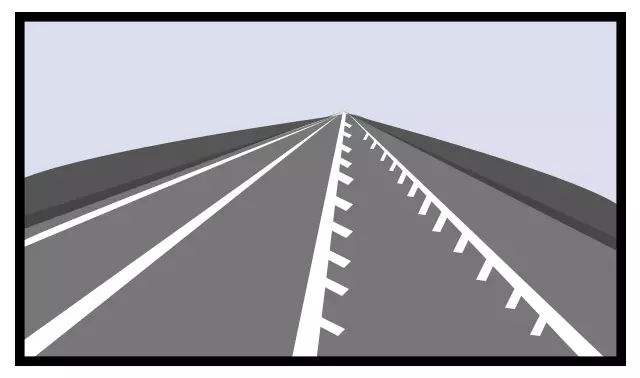
//> input picture src/exp3/data/lane.png, 640 x 378 px
$ ./exp3   (built with g++ and OpenCV 4)
//> lines starting //> are read from the running program, lines starting //| are printed output that depends on the picture; after the words box and inside, x2 and y2 are one past the last pixel; in counts of white or black regions, pixels touching at a corner belong together
#include <opencv2/opencv.hpp>

using namespace std;
using namespace cv;

/***************函数声明，相关参数自行修改***************/
Mat EdgeDetector(Mat input, int threshold, Mat &grad_x, Mat &grad_y);
Mat HoughLines(Mat input);
Mat HoughCircles(Mat input,Mat output,Mat &grad_x, Mat &grad_y);

Mat raw;

int main(int argc, char *argv[])
{
        Mat raw_line = imread("./src/exp3/data/lane.png");
//> raw_line is the input picture: 378 rows x 640 cols, CV_8UC3; mean B, G, R 168.1, 160.7, 162.1
        Mat raw_circle = imread("./src/exp3/data/circle.png");
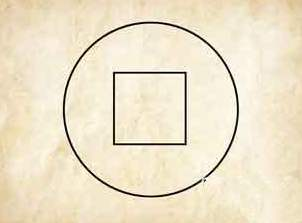
//> input picture src/exp3/data/circle.png, 302 x 223 px
//> raw_circle is the input picture: 223 rows x 302 cols, CV_8UC3; mean B, G, R 202.1, 227, 238
        while (waitKey(10))
        {
//> the Esc key is pressed
                /***************读取图像***************/
                // raw = imread("./src/exp3/data/lane.png");

                if (!raw_line.data || !raw_circle.data)
                {
                        cout << "error" << endl;
                        break;
                }

                imshow("raw_line", raw_line);
                imshow("raw_circle", raw_circle);
                Mat gray_line,gray_circle;
                cvtColor(raw_line, gray_line, COLOR_BGR2GRAY);
                cvtColor(raw_circle, gray_circle, COLOR_BGR2GRAY);

                /*************** 边缘检测 ***************/
                Mat grad_x, grad_y;
                Mat edges_line = EdgeDetector(gray_line, 60, grad_x, grad_y);  // 50为阈值
                imshow("Edges Line", edges_line);

                /*************** 霍夫线变换 ***************/
                Mat hough_lines_output = HoughLines(edges_line);
                imshow("Hough Lines", hough_lines_output);

                /*************** 霍夫圆变换 ***************/
                Mat output_circle;
                Mat edges_circle = EdgeDetector(gray_circle, 60, grad_x, grad_y);
                cvtColor(gray_circle, output_circle, COLOR_GRAY2BGR);  // 转换为彩色图像以显示结果
                Mat hough_circles_output = HoughCircles(edges_circle, output_circle, grad_x, grad_y);
                imshow("Hough Circles", hough_circles_output);
        }
        return 0;
}
/***************下面实现EdgeDetector()函数***************/

Mat EdgeDetector(Mat input, int threshold, Mat &grad_x, Mat &grad_y)
{
//> called with threshold = 60
    // 高斯滤波
    Mat blur;
    GaussianBlur(input, blur, Size(3, 3), 0, 0);

    // Sobel 核
    int sobel_x[3][3] = {{-1, 0, 1}, {-2, 0, 2}, {-1, 0, 1}};
    int sobel_y[3][3] = {{-1, -2, -1}, {0, 0, 0}, {1, 2, 1}};

    // 创建初始化为0的Mat对象，使用CV_64F来确保精度
    grad_x = Mat::zeros(input.size(), CV_64F);
    grad_y = Mat::zeros(input.size(), CV_64F);
    Mat output = Mat::zeros(input.size(), CV_8UC1);

    // 遍历像素并执行卷积操作
    for (int i = 1; i < input.rows - 1; i++)
    {
        for (int j = 1; j < input.cols - 1; j++)
        {
            double sum_x = 0.0;
            double sum_y = 0.0;

            // 计算卷积结果
            for (int m = -1; m <= 1; m++)
            {
                for (int n = -1; n <= 1; n++)
                {
                    sum_x += static_cast<double>(blur.at<uchar>(i + m, j + n)) * sobel_x[m + 1][n + 1];
                    sum_y += static_cast<double>(blur.at<uchar>(i + m, j + n)) * sobel_y[m + 1][n + 1];
                }
            }

            grad_x.at<double>(i, j) = sum_x;
            grad_y.at<double>(i, j) = sum_y;

            // 计算梯度幅值
            double magnitude = sqrt(sum_x * sum_x + sum_y * sum_y);

            // 阈值判断
            if (magnitude > threshold)
            {
                output.at<uchar>(i, j) = 255;  // 边缘
            }
            else
            {
                output.at<uchar>(i, j) = 0;    // 非边缘
            }
        }
    }
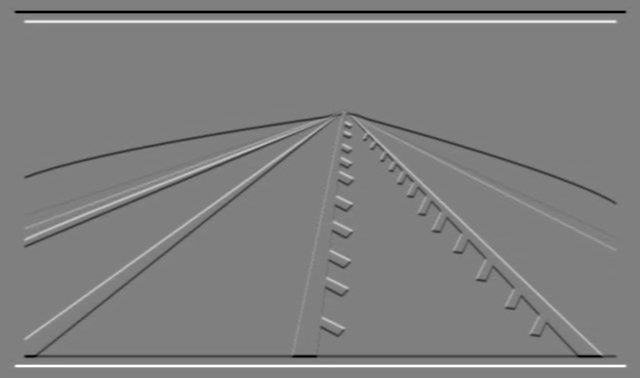
//> grad_y: 378 rows x 640 cols, CV_64FC1; min -756, max 752, mean 0; drawn with min black and max white
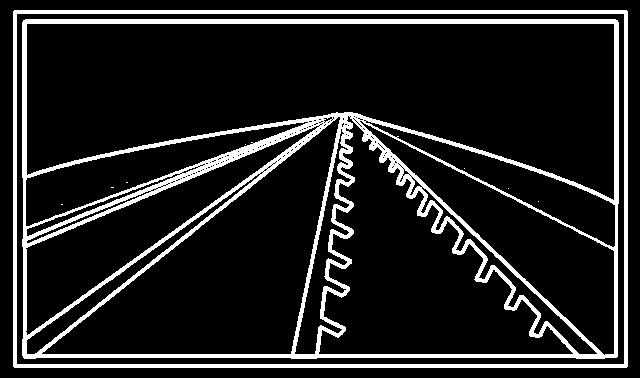
//> output: 378 rows x 640 cols, CV_8UC1; 13.2% white; 9 white regions (7 under 20 px), largest, box (x1, y1, x2, y2) and area: (22, 19, 619, 359) 24319, (13, 10, 628, 368) 7716

    return output;
}


/***************下面实现HoughLines()函数***************/

Mat HoughLines(Mat input)
{
    int width = input.cols;
//> width = 640
    int height = input.rows;
//> height = 378
    int maxDist = sqrt((width * width + height * height));
//> maxDist = 743
    int thetaBins = 360; // 增加角度分辨率
    int rBins = maxDist * 2; // r离散化
//> rBins = 1486
    double thetaStep = CV_PI / thetaBins; // theta步长
    double rStep = 2 * maxDist / rBins;   // r步长
//> rStep = 1

    // 初始化霍夫空间
    Mat houghSpace = Mat::zeros(rBins, thetaBins, CV_32SC1);

    // 遍历边缘图像
    for (int i = 0; i < height; i++)
    {
        for (int j = 0; j < width; j++)
        {
            if (input.at<uchar>(i, j) == 255)
            {
                for (int k = 0; k < thetaBins; k++)
                {
                    double theta = k * thetaStep;
                    double r = j * cos(theta) + i * sin(theta);
                    int rIndex = round((r + maxDist) / rStep);
                    if (rIndex >= 0 && rIndex < rBins)
                    {
                        houghSpace.at<int>(rIndex, k)++;
                    }
                }
            }
        }
    }
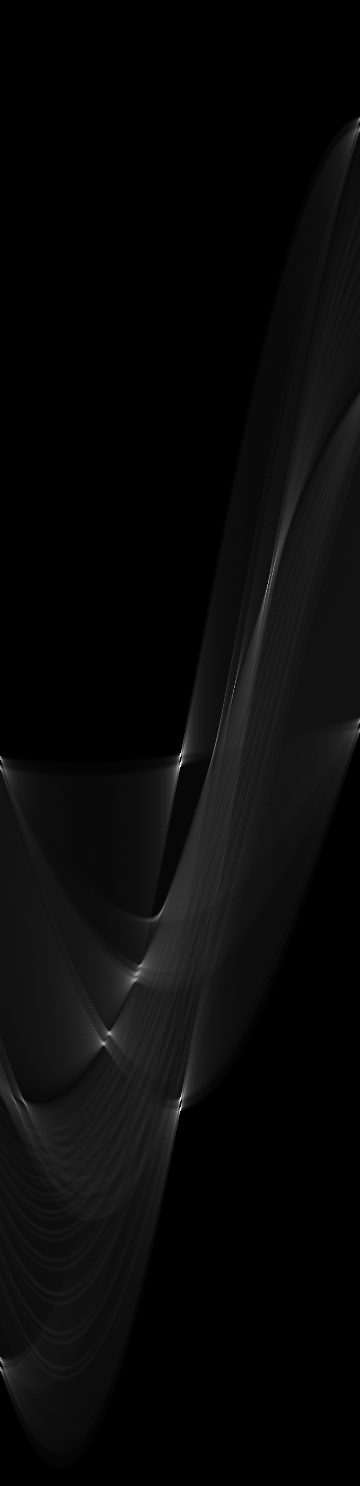
//> houghSpace: 1486 rows x 360 cols, CV_32SC1; min 0, max 615, mean 21.6; drawn with min black and max white

    Mat output;
    cvtColor(input, output, COLOR_GRAY2BGR);

    // 计算自适应阈值
    double minVal, maxVal;
    minMaxLoc(houghSpace, &minVal, &maxVal);
//> minVal = 0; maxVal = 615
    int threshold = maxVal * 0.5; // 使用最高值的50%作为阈值
//> threshold = 307

    double diagLength = sqrt(width * width + height * height); // 图像对角线长度
//> diagLength = 743.3
    for (int i = 0; i < rBins; i++)
    {
        for (int j = 0; j < thetaBins; j++)
        {
            if (houghSpace.at<int>(i, j) > threshold)
            {
                double r = (i * rStep) - maxDist;
                double theta = j * thetaStep;
                double a = cos(theta);
                double b = sin(theta);
                double x0 = a * r;
                double y0 = b * r;

                // 根据对角线长度调整线段绘制
                Point pt1(cvRound(x0 + diagLength * (-b)), cvRound(y0 + diagLength * (a)));
                Point pt2(cvRound(x0 - diagLength * (-b)), cvRound(y0 - diagLength * (a)));
                line(output, pt1, pt2, Scalar(0, 0, 255), 1, LINE_AA);
            }
        }
    }
//> call 2 of EdgeDetector, with threshold = 60
//> after the loop in EdgeDetector (call 2), `for (int i = 1; i < input.rows - 1; i++)`:
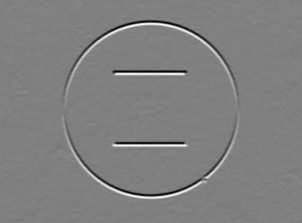
//> grad_y: 223 rows x 302 cols, CV_64FC1; min -651, max 645, mean 0.2; drawn with min black and max white
//> after the loop in EdgeDetector (call 2), `for (int i = 1; i < input.rows - 1; i++)`: output: 223 rows x 302 cols, CV_8UC1; 7.7% white; 12 white regions (10 under 20 px), largest, box (x1, y1, x2, y2) and area: (61, 19, 241, 200) 3439, (111, 70, 189, 148) 1716

    return output;
}


/***************下面实现HoughCircles()函数***************/

Mat HoughCircles(Mat input, Mat output, Mat &grad_x, Mat &grad_y)
{
    int width = input.cols;
//> width = 302
    int height = input.rows;
//> height = 223

    // 将灰度图转换为彩色图
    cvtColor(input, output, COLOR_GRAY2BGR);  // 确保 output 是彩色图像

    // 1. 初始化圆心累加器
    int maxRadius = 100; // 假设最大圆半径为100
    Mat accum = Mat::zeros(height, width, CV_32SC1);

    // 2. 遍历边缘图中的所有非零像素点，沿梯度方向投票
    for (int y = 0; y < height; y++)
    {
        for (int x = 0; x < width; x++)
        {
            if (input.at<uchar>(y, x) == 255) // 是边缘点
            {
                double gx = grad_x.at<double>(y, x);
                double gy = grad_y.at<double>(y, x);
                double magnitude = sqrt(gx * gx + gy * gy);

                // 计算梯度方向的单位向量
                if (magnitude != 0)
                {
                    double dx = gx / magnitude;
                    double dy = gy / magnitude;

                    // 沿梯度方向找到圆心 (a, b)
                    for (int r = 5; r < maxRadius; r++) // 从小半径到大半径
                    {
                        int a = cvRound(x - r * dx); // 圆心x
                        int b = cvRound(y - r * dy); // 圆心y

                        // 检查圆心是否在图像范围内
                        if (a >= 0 && a < width && b >= 0 && b < height)
                        {
                            accum.at<int>(b, a)++; // 圆心累加器
                        }
                    }
                }
            }
        }
    }
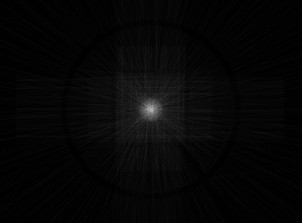
//> accum: 223 rows x 302 cols, CV_32SC1; min 0, max 190, mean 6.2

    // 3. 找到最可能的圆心，并统计可能的半径
    for (int y = 0; y < height; y++)
    {
        for (int x = 0; x < width; x++)
        {
            if (accum.at<int>(y, x) > 100) // 圆心累加值大于阈值
            {
                cout << "Detected circle center at (" << x << ", " << y << "), Accumulator value: " << accum.at<int>(y, x) << endl;
                // 针对这个圆心，统计边缘点到圆心的距离，计算半径
                vector<int> radiusVotes(maxRadius, 0); // 半径累加器
                for (int i = 0; i < height; i++)
                {
                    for (int j = 0; j < width; j++)
                    {
                        if (input.at<uchar>(i, j) == 255) // 是边缘点
                        {
                            int r = cvRound(sqrt(pow(j - x, 2) + pow(i - y, 2))); // 计算半径
                            if (r < maxRadius)
                            {
                                radiusVotes[r]++;
                            }
                        }
                    }
                }

                // 找到最大的半径
                int bestRadius = max_element(radiusVotes.begin(), radiusVotes.end()) - radiusVotes.begin();

                // 在图像上绘制圆（粉色）
                circle(output, Point(x, y), bestRadius, Scalar(255, 0, 255), 2);  // 粉色圆形

                // 绘制圆心（绿色）
                circle(output, Point(x, y), 3, Scalar(0, 255, 0), -1);  // 绿色圆心
            }
        }
    }
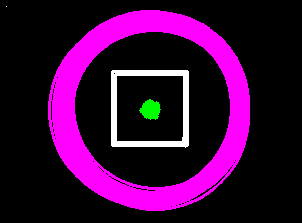
//> output: 223 rows x 302 cols, CV_8UC3; mean B, G, R 55.3, 7.7, 55.3

    return output;
}
